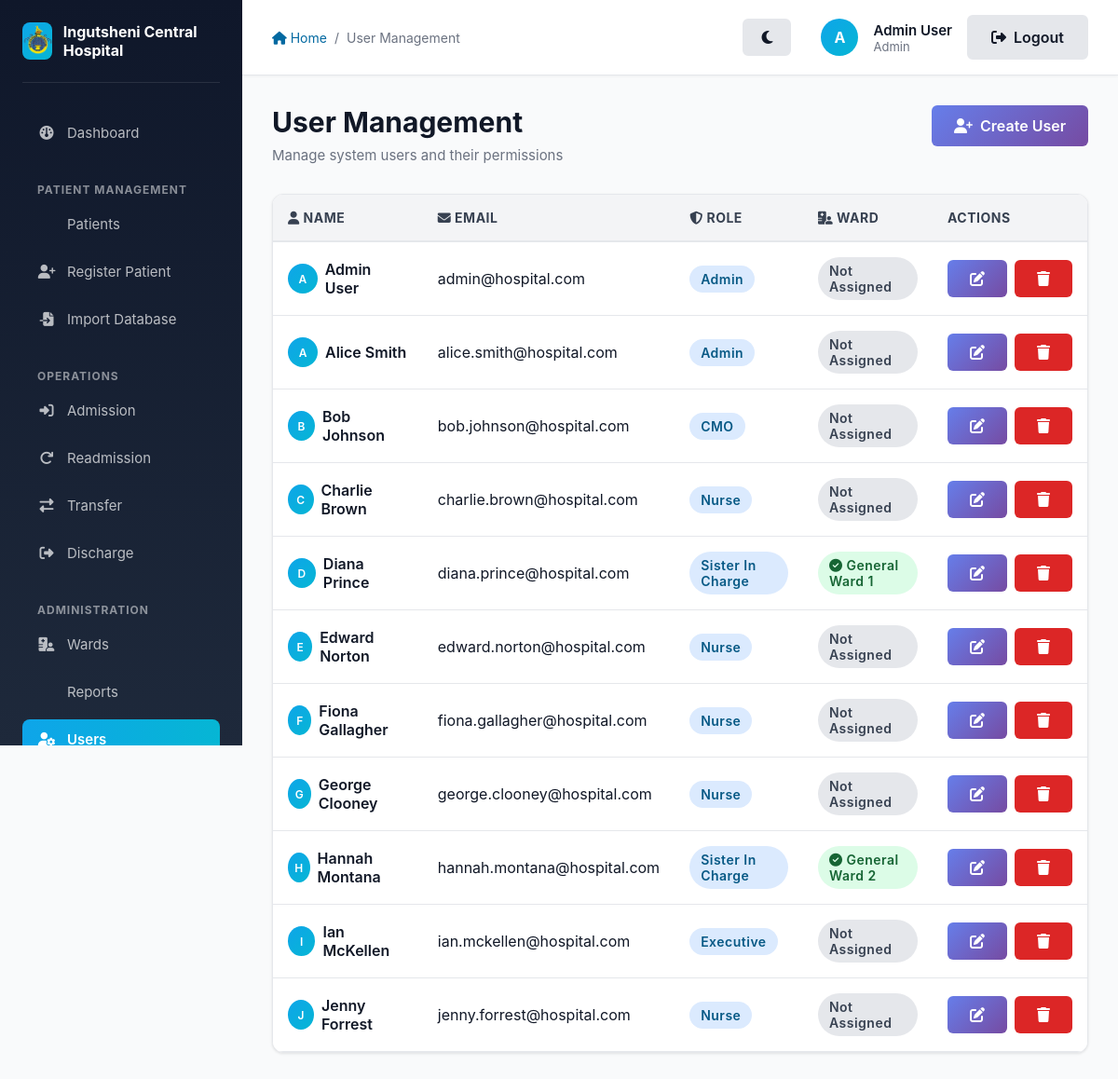
Before: /auth/users (signed in) with the older database file.
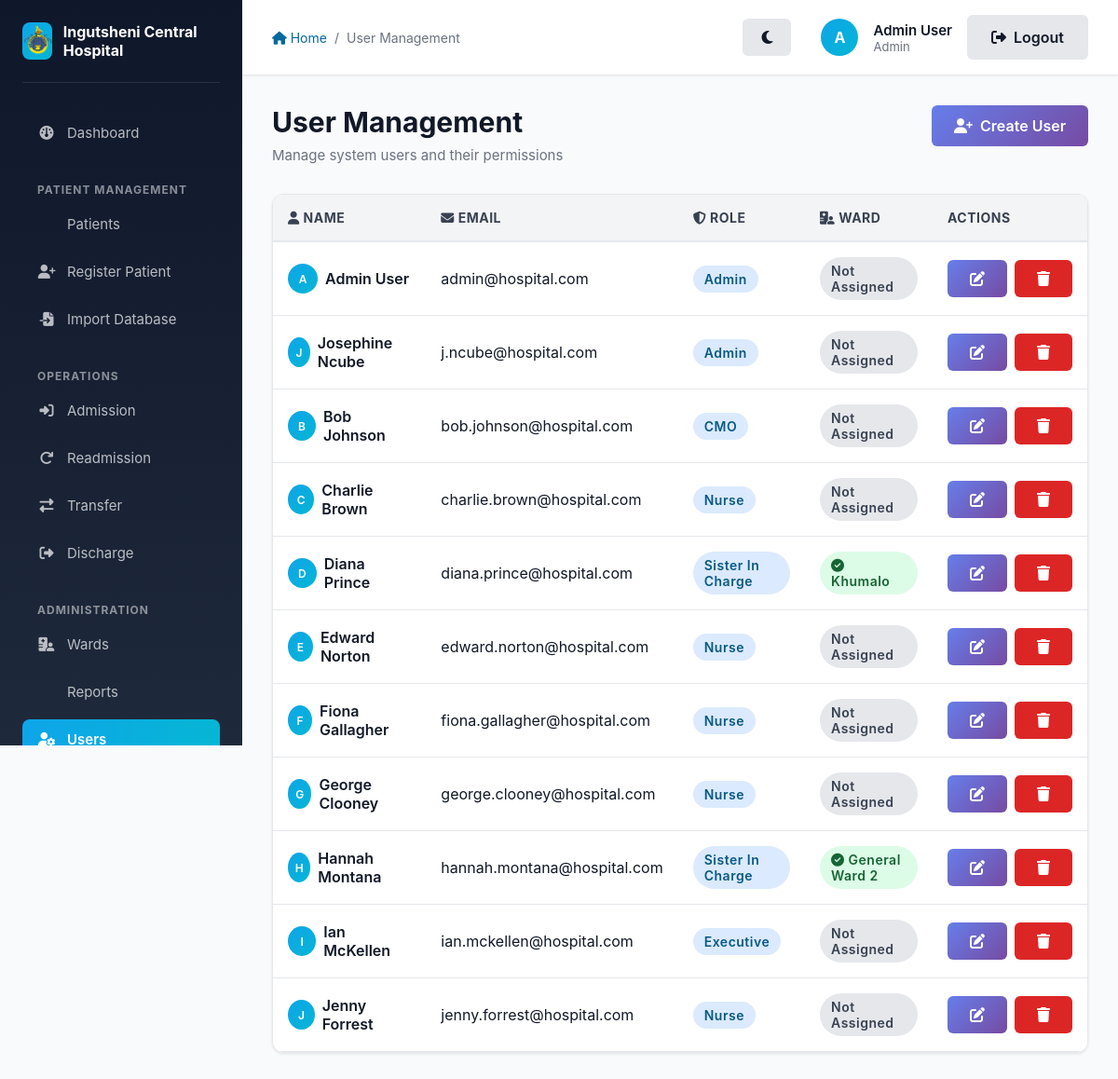
After: the same page with the newer database file.
### app/models/models.py (models this page shows, shortened)
class User(db.Model, UserMixin):
    __tablename__ = 'users'
    id = db.Column(db.Integer, primary_key=True)
    name = db.Column(db.String(100), nullable=False)
    email = db.Column(db.String(120), unique=True, nullable=False)
    password_hash = db.Column(db.String(128), nullable=False)
    role_id = db.Column(db.Integer, db.ForeignKey('roles.id'), nullable=False)
    ward_id = db.Column(db.Integer, db.ForeignKey('wards.id'), nullable=True)

class Ward(db.Model):
    __tablename__ = 'wards'
    id = db.Column(db.Integer, primary_key=True)
    name = db.Column(db.String(100), unique=True, nullable=False)
    type = db.Column(db.String(50), nullable=False) # Admission, General, Discharge
    capacity = db.Column(db.Integer, nullable=True)
    users = db.relationship('User', backref='ward_obj', lazy=True)
    patients = db.relationship('Patient', backref='current_ward', lazy=True)

class Role(db.Model):
    __tablename__ = 'roles'
    id = db.Column(db.Integer, primary_key=True)
    name = db.Column(db.String(50), unique=True, nullable=False)
    users = db.relationship('User', backref='role_obj', lazy=True)

### app/auth/routes.py (the view)
@auth.route('/users')
@login_required
@role_required(['Admin'])
def manage_users():
    users = User.query.all()
    return render_template('auth/manage_users.html', users=users)

### app/auth/utils.py (called while the page is built)
def role_required(roles):
    def decorator(f):
        @wraps(f)
        def decorated_function(*args, **kwargs):
            if not current_user.is_authenticated or current_user.role_obj.name not in roles:
                abort(403)
            return f(*args, **kwargs)
        return decorated_function
    return decorator

### app/models/models.py (called while the page is built)
@login_manager.user_loader
def load_user(user_id):
    return User.query.get(int(user_id))

### app/templates/auth/manage_users.html (shortened to what this page needs)
{% extends "layout.html" %}
{% block breadcrumb %}
    <a href="{{ url_for('main.index') }}"><i class="fas fa-home"></i> Home</a>
    <span>/</span>
    <span>User Management</span>
{% endblock %}
{% block content %}
    <div class="page-header flex-between" style="display: flex; justify-content: space-between; align-items: flex-start;">
        <div>
            <h1 class="page-title">User Management</h1>
            <p class="page-subtitle">Manage system users and their permissions</p>
        </div>
        <a href="{{ url_for('auth.create_user') }}" class="btn btn-primary">
            <i class="fas fa-user-plus"></i> Create User
        </a>
    </div>
    {% if users %}
        <div class="card">
            <div class="table-responsive">
                <table class="table">
                    <thead>
                        <tr>
                            <th><i class="fas fa-user"></i> Name</th>
                            <th><i class="fas fa-envelope"></i> Email</th>
                            <th><i class="fas fa-shield-alt"></i> Role</th>
                            <th><i class="fas fa-hospital-user"></i> Ward</th>
                            <th style="width: 150px;">Actions</th>
                        </tr>
                    </thead>
                    <tbody>
                        {% for user in users %}
                            <tr>
                                <td>
                                    <div class="flex gap-2" style="display: flex; align-items: center; gap: 0.5rem;">
                                        <div style="width: 32px; height: 32px; background: linear-gradient(135deg, #0ea5e9 0%, #06b6d4 100%); border-radius: 50%; display: flex; align-items: center; justify-content: center; color: white; font-weight: 600; font-size: 0.75rem;">
                                            {{ user.name[0].upper() }}
                                        </div>
                                        <span class="font-semibold">{{ user.name }}</span>
                                    </div>
                                </td>
                                <td>{{ user.email }}</td>
                                <td>
                                    <span class="badge badge-primary">{{ user.role_obj.name }}</span>
                                </td>
                                <td>
                                    {% if user.ward_obj %}
                                        <span class="badge badge-success"><i class="fas fa-check-circle"></i> {{ user.ward_obj.name }}</span>
                                    {% else %}
                                        <span class="badge badge-neutral">Not Assigned</span>
                                    {% endif %}
                                </td>
                                <td>
                                    <div style="display: flex; gap: 0.5rem;">
                                        <a href="{{ url_for('auth.update_user', user_id=user.id) }}" class="btn btn-sm btn-primary" title="Edit user">
                                            <i class="fas fa-edit"></i>
                                        </a>
                                        <form action="{{ url_for('auth.delete_user', user_id=user.id) }}" method="POST" style="display: inline;" onsubmit="return confirm('Are you sure you want to delete this user?');">
                                            <button type="submit" class="btn btn-sm btn-danger" title="Delete user">
                                                <i class="fas fa-trash"></i>
                                            </button>
                                        </form>
                                    </div>
                                </td>
                            </tr>
                        {% endfor %}
                    </tbody>
                </table>
            </div>
        </div>
    {% endif %}
{% endblock %}

Changed rows visible on the page:
changed User: name "A" → "J"; name "Alice Smith" → "Josephine Ncube"; email "alice.smith@hospital.com" → "j.ncube@hospital.com"
changed User "Diana Prince": ward_obj.name "General Ward 1" → "Khumalo"
